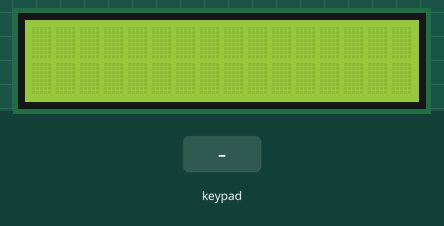
Bench run of a sketch on a simulated Arduino Uno, built with avr-gcc and run on an emulated ATmega328P. Shown: 16×2 character LCD. The test bench sets the inputs (shaded band). What the sketch prints to the serial monitor is not drawn.

Above: at 1.2 s.
1.3 s: keypad keys 6 7 8 9 # pressed 0.4 s apart
At 3.9 s:
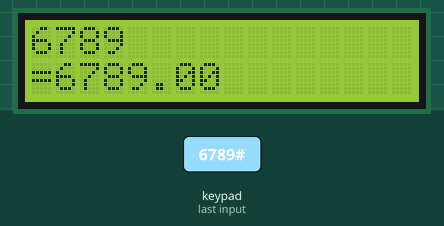
4.8 s: key '*' pressed
At 6.0 s:
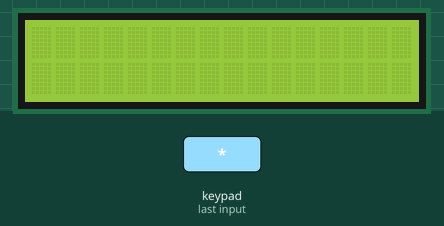
6.3 s: key 'C' pressed
At 7.4 s:
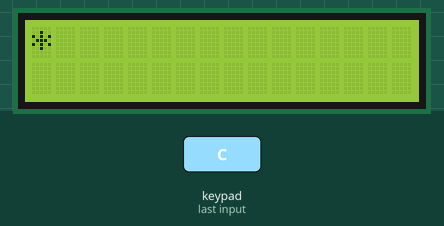
7.8 s: keypad keys 6 7 8 9 D pressed 0.4 s apart
At 9.7 s:
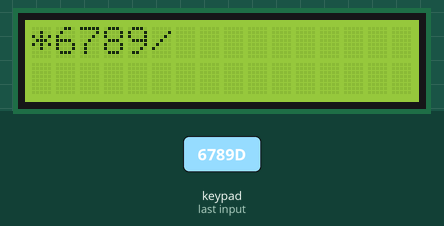
11.3 s: key '#' pressed
At 12.4 s:
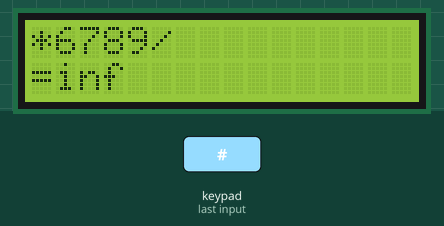
Timing chart, 0 to 13.8 s (numbered marks = the images above; inputs shaded):
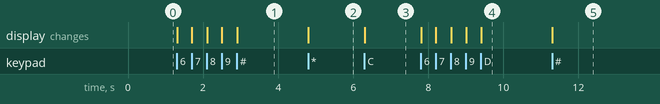

The sketch:

lab4.ino
```cpp
// 利用keypad與LCD實現四則運算計算機。
#include <Keypad.h>
#include <LiquidCrystal_I2C.h>  //LCD_12
#include <Wire.h>
//#include <ctype.h>
//#include <stdio.h>
//#include <stdlib.h>
#define MAX 100

//for LCD
LiquidCrystal_I2C lcd(0x27, 16, 2);  //LCD
int lcd_row, lcd_col;                //i:lcd顯示位置,j:數字陣列位址
//for keypad
char key[4][4] = {
    {'1', '2', '3', 'A'},
    {'4', '5', '6', 'B'},
    {'7', '8', '9', 'C'},
    {'*', '0', '#', 'D'},
};
byte colPin[4] = {6, 7, 8, 9};
byte rowPin[4] = {2, 3, 4, 5};
Keypad keypad(makeKeymap(key), rowPin, colPin, 4, 4);

//global var
// char ifix[MAX] = "1+44";
char infix[MAX];
double answer;
int count;
char enter;

//subfuntion declaration
void IToPfix(char *ifix,
             char *pfix);    // Make infix expression into postfix with a stack
int priority(char);          // Set operators priority
double pfix_parser(char *);  // Use another stack to parse the postfix expression
double calculate(char, double, double);

void setup() {
    Serial.begin(9600);
    //for LCD
    lcd.init();       //LCD
    lcd.backlight();
    lcd.setCursor(0, 0);
}

void loop() {
    count = 0;
    while (true) {
        enter = keypad.getKey();
        if (enter != NO_KEY) {  //valid value
            infix[count] = enter;
            if (enter == '#') {
                infix[count] = '\0';
                break;
            } else if (enter == 'A') {
                infix[count] = '+';
            } else if (enter == 'B') {
                infix[count] = '-';
            } else if (enter == 'C') {
                infix[count] = '*';
            } else if (enter == 'D') {
                infix[count] = '/';
            }

            Serial.print(infix[count]);
            lcd.setCursor(count, 0);
            lcd.print(infix[count]);
            count++;
        }
    }

    answer = pfix_parser(infix);

    Serial.println();
    Serial.print('=');
    Serial.println(answer);
    lcd.setCursor(0, 1);
    lcd.print('=');
    lcd.setCursor(1, 1);
    lcd.print(answer);

    while (true) {
        enter = keypad.getKey();
        if (enter == '*') {
            lcd.clear();
            break;
        }
    }
}

void IToPfix(char *ifix, char *pfix) {
    char stack[MAX] = {'\0'};
    int i, j, top;
    for (i = 0, j = 0, top = 0; ifix[i] != '\0'; i++)
        switch (ifix[i]) {
            case '(':  // If meet ( then push it to stack
                stack[++top] = ifix[i];
                break;
            case '+':
            case '-':
            case '*':
            case '/':
                while (priority(stack[top]) >=
                       priority(ifix[i])) {  // If meet an op then pop ops which
                                             // priority >= current op
                    pfix[j++] = stack[top--];
                }
                stack[++top] = ifix[i];
                break;
            case ')':
                while (stack[top] !=
                       '(') {  // If meet ) then pop all ele from stack until meet (
                    pfix[j++] = stack[top--];
                }
                top--;  // Dispose ) directly
                break;
            default:  // If meet a number then set a char n to locate the cut point
                      // of the number(So it support more then a single digits)
                while (isdigit(ifix[i]))
                    pfix[j++] = ifix[i++];
                pfix[j++] = 'n';
                i--;
        }
    while (top > 0) {
        pfix[j++] = stack[top--];
    }
}

int priority(char op) {
    switch (op) {
        case '+':
        case '-':
            return 1;
        case '*':
        case '/':
            return 2;
        default:
            return 0;
    }
}

double pfix_parser(char *ifix) {
    char pfix[MAX] = {'\0'};
    double stack[MAX] = {0.0};

    IToPfix(ifix, pfix);

    int top, i;
    for (top = 0, i = 0; pfix[i] != '\0'; i++)
        switch (pfix[i]) {
            case '+':
            case '-':
            case '*':
            case '/':
                stack[top - 1] = calculate(pfix[i], stack[top - 1], stack[top]);
                top--;
                break;
            default:
                if (isdigit(pfix[i])) {
                    stack[++top] = atof(pfix + i);
                    while (pfix[i + 1] != 'n')
                        i++;
                }
        }

    return stack[top];
}

double calculate(char op, double a, double b) {
    switch (op) {
        case '+':
            return a + b;
        case '-':
            return a - b;
        case '*':
            return a * b;
        case '/':
            return a / b;
    }
    return 0;
}
```

Measured:
- after the input at 1.3 s, the display: first changes at once (image 1 shows a later state)
- after the input at 4.8 s, the display: changes at once (image 2)
- after the input at 6.3 s, the display: changes at once (image 3)
- after the input at 7.8 s, the display: first changes at once (image 4 shows a later state)
- after the input at 11.3 s, the display: changes at once (image 5)
